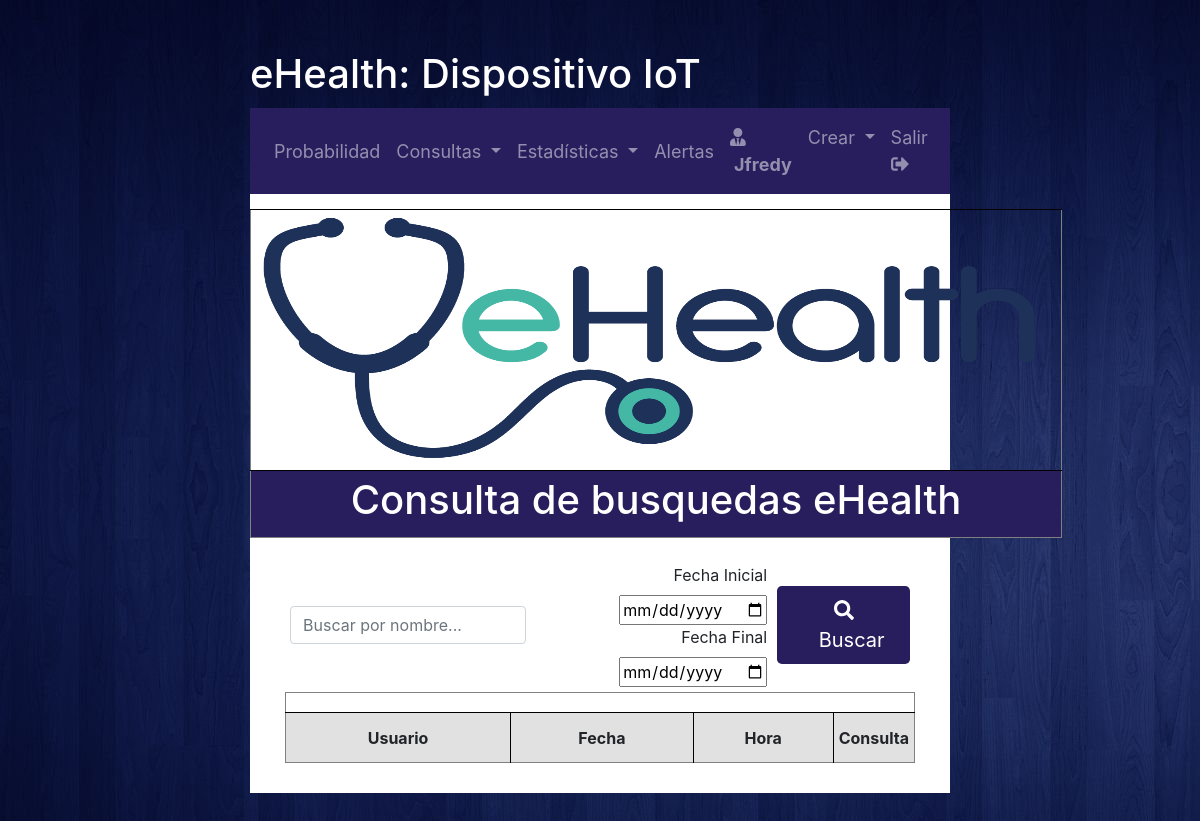
Before: /interfaces/consultas/consultas.php (signed in) with the older database file.
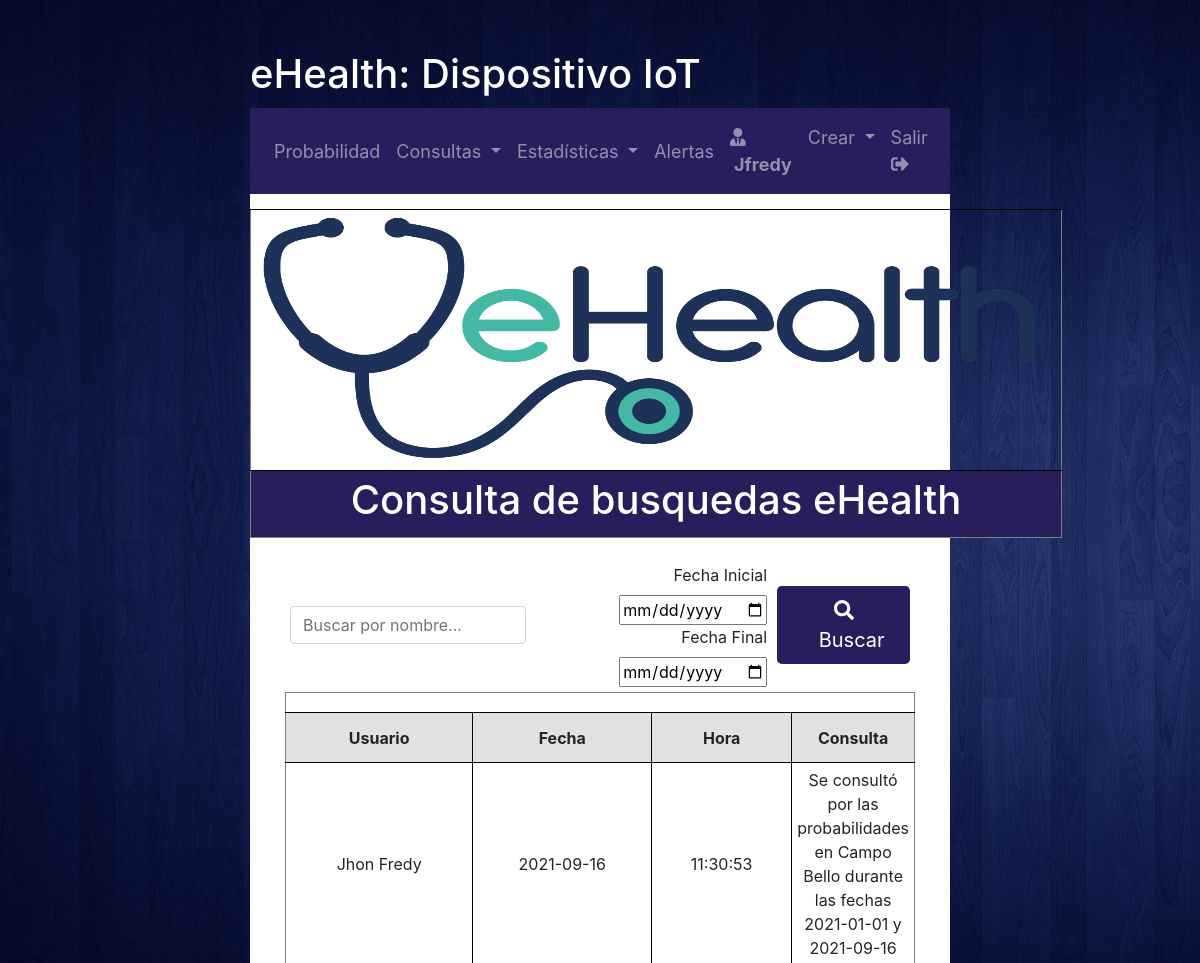
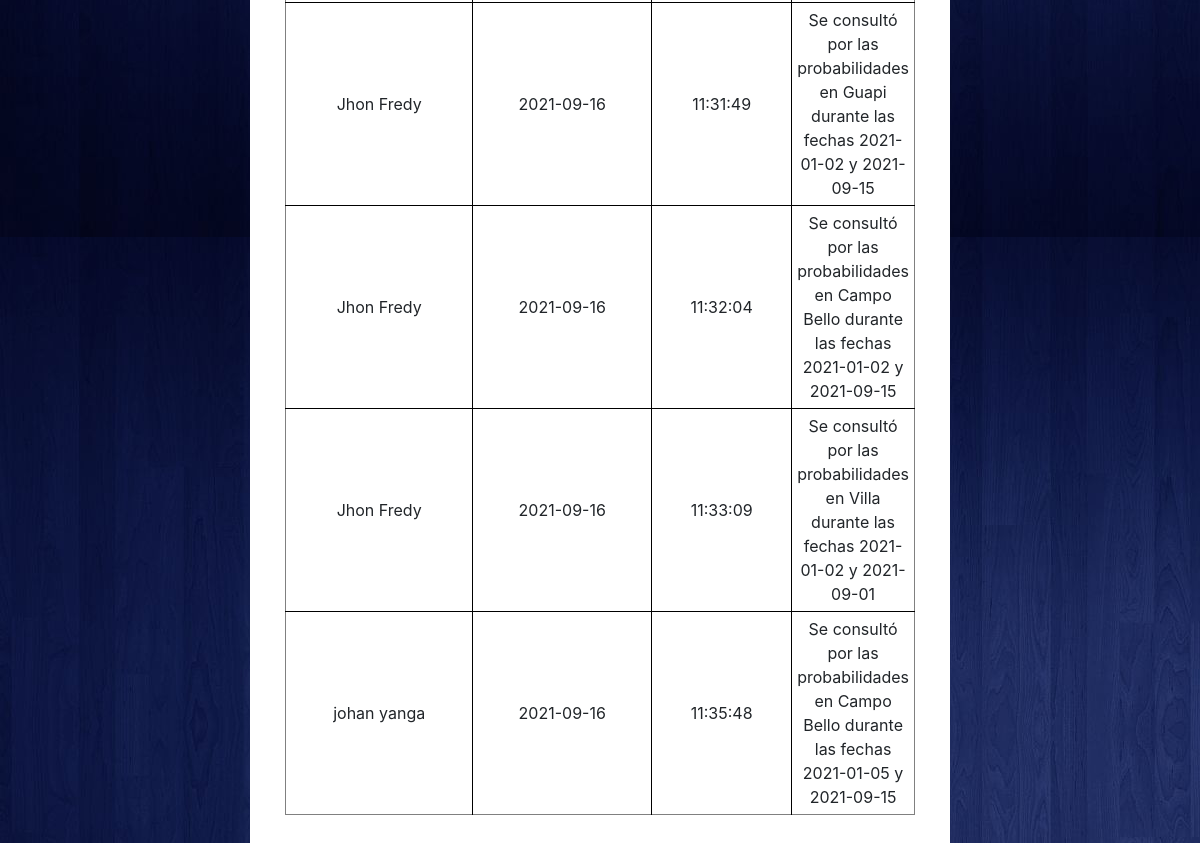
After: the same page with the newer database file (2 pictures, top to bottom).
### tables this page shows
CREATE TABLE `datos_consultas` (
  `id` int(11) NOT NULL,
  `id_usuario` int(11) NOT NULL,
  `fecha` date NOT NULL,
  `hora` varchar(20) NOT NULL,
  `fecha_inicial_consulta` date NOT NULL,
  `fecha_final_consulta` date NOT NULL,
  `id_tarjeta_consulta` int(11) NOT NULL
);

CREATE TABLE `datos_usuarios` (
  `id` int(11) NOT NULL,
  `nombre_completo` varchar(60) NOT NULL,
  `identificacion` varchar(16) NOT NULL,
  `direccion` varchar(60) NOT NULL,
  `login` varchar(20) NOT NULL,
  `passwd` varchar(50) NOT NULL,
  `tipo_usuario` int(11) NOT NULL
);

CREATE TABLE `datos_dispositivos` (
  `id_tarjeta` int(11) NOT NULL,
  `estado` int(11) NOT NULL,
  `ubicacion` varchar(50) NOT NULL,
  `propietario` varchar(50) NOT NULL
);

### interfaces/consultas/consultas.php (the view, shortened to what the rows shown need)
<!DOCTYPE html>
<html lang="es">
    <head>
    </head>
    <body background="/ehealth/static/img/background.jpg">
        <h1 id="home-title">eHealth: Dispositivo IoT</h1>
        <div id="home">
            <div id="page-content">
                <table width="80%" align=center cellpadding=5 border=1>
                    <tr>
                        <td valign="center" align=center width=100% colspan=6 bgcolor="#281E5D">
                            <h1>
                                <font color=white>Consulta de busquedas eHealth</font>
                            </h1>
                        </td>
                    </tr>
                </table>
                <table width="90%" align=center cellpadding=5 border=1>
                    <tr>
                        <?php
                            $mysqli = new mysqli($host, $user, $pw, $db);
                            if (isset($_POST["submit"])) {
                                $nombre_buscar=$_POST["nombre_buscar"];
                                $fecha_ini_buscar=$_POST["fecha_ini_buscar"];
                                $fecha_fin_buscar=$_POST["fecha_fin_buscar"];
                                if ($nombre_buscar==null && $fecha_ini_buscar==null && $fecha_fin_buscar==null) {
                        ?>
                                    <tr height=20>
                                    </tr>
                                    <tr>
                                        <td valign="center" align=center bgcolor="#E1E1E1" colspan=6>
                                            <b>No se puede realizar búsqueda - Por favor ingrese un valor</b>
                                        </td>
                                    </tr>
                                    <tr height=20>
                                    </tr>
                                    <tr height=50>
                                        <td valign="center" align=center bgcolor="#E1E1E1">
                                            <b>Usuario</b>
                                        </td>
                                        <td valign="center" align=center bgcolor="#E1E1E1">
                                            <b>Fecha</b>
                                        </td>
                                        <td valign="center" align=center bgcolor="#E1E1E1" width=140>
                                            <b>Hora</b>
                                        </td>
                                        <td valign="center" align=center bgcolor="#E1E1E1" width=80>
                                            <b>Consulta</b>
                                        </td>
                                <?php
                                    $sql1 = "SELECT * from datos_usuarios";
                                    $result1 = $mysqli->query($sql1);
                                    $sql2 = "SELECT datos_usuarios.nombre_completo, fecha, hora, fecha_inicial_consulta, fecha_final_consulta, datos_dispositivos.ubicacion from datos_consultas JOIN datos_usuarios ON datos_consultas.id_usuario = datos_usuarios.id JOIN datos_dispositivos ON datos_consultas.id_tarjeta_consulta = datos_dispositivos.id_tarjeta";
                                    $result2 = $mysqli->query($sql2);
                                    while ($row1 = $result2->fetch_array(MYSQLI_NUM)) {
                                        $nombre_usuario = $row1[0];
                                        $fecha = $row1[1];
                                        $hora = $row1[2];
                                        $fecha_ini = $row1[3];
                                        $fecha_fin = $row1[4];
                                        $ubicacion = $row1[5];
                                ?>
                                    <tr height=60>
                                        <td valign="center" align=center>
                                            <?php echo $nombre_usuario; ?>
                                        </td>
                                        <td valign="center" align=center>
                                            <?php echo $fecha; ?>
                                        </td>
                                        <td valign="center" align=center width=140>
                                            <?php echo $hora; ?>
                                        </td>
                                        <td valign="center" align=center width=80>
                                            Se consultó por las probabilidades en <?php echo $ubicacion; ?> durante las fechas <?php echo $fecha_ini; ?> y <?php echo $fecha_fin; ?>
                                        </td>
                                <?php
                                }
                            }else{
                                ?>
                            </tr>
                                    <?php
                                        if($fecha_ini_buscar!=null && $fecha_fin_buscar!=null){
                                        $sql5 = "SELECT datos_usuarios.nombre_completo, fecha, hora, fecha_inicial_consulta, fecha_final_consulta, datos_dispositivos.ubicacion from datos_consultas JOIN datos_usuarios ON datos_consultas.id_usuario = datos_usuarios.id JOIN datos_dispositivos ON datos_consultas.id_tarjeta_consulta = datos_dispositivos.id_tarjeta WHERE fecha >= '$fecha_ini_buscar' AND fecha <= '$fecha_fin_buscar' ORDER BY fecha";
                                        $result5=$mysqli->query($sql5);
                                        $row5 = $result5->fetch_array(MYSQLI_NUM);
                                            if($row5 == NULL){
                                                $sql1 = "SELECT datos_usuarios.nombre_completo, fecha, hora, fecha_inicial_consulta, fecha_final_consulta, datos_dispositivos.ubicacion from datos_consultas JOIN datos_usuarios ON datos_consultas.id_usuario = datos_usuarios.id JOIN datos_dispositivos ON datos_consultas.id_tarjeta_consulta = datos_dispositivos.id_tarjeta";
                                    ?>
                                                <tr height=20>
                                                </tr>
                                                 <tr>
                                                    <td valign="center" align=center bgcolor="#E1E1E1" colspan=6>
                                                        <b>No hay consultas realizadas entre <?php echo $fecha_ini_buscar?> y <?php echo $fecha_fin_buscar?></b>
                                                    </td>
                                                </tr>
                                    <?php
                                            }else{
                                            $sql1 = "SELECT datos_usuarios.nombre_completo, fecha, hora, fecha_inicial_consulta, fecha_final_consulta, datos_dispositivos.ubicacion from datos_consultas JOIN datos_usuarios ON datos_consultas.id_usuario = datos_usuarios.id JOIN datos_dispositivos ON datos_consultas.id_tarjeta_consulta = datos_dispositivos.id_tarjeta WHERE fecha >= '$fecha_ini_buscar' AND fecha <= '$fecha_fin_buscar' ORDER BY fecha";
                                            }
                                    }else{
                                        $sql1 = "SELECT datos_usuarios.nombre_completo, fecha, hora, fecha_inicial_consulta, fecha_final_consulta, datos_dispositivos.ubicacion from datos_consultas JOIN datos_usuarios ON datos_consultas.id_usuario = datos_usuarios.id JOIN datos_dispositivos ON datos_consultas.id_tarjeta_consulta = datos_dispositivos.id_tarjeta";
                                        if($nombre_buscar==null){
                                    ?>
                                        <tr>
                                            <td valign="center" align=center bgcolor="#E1E1E1" colspan=6>
                                                <b>ERROR: Las dos fechas son requeridas</b>
                                            </td
                                        </tr>
                                    <?php
                                        }
                                    }
                                    if($nombre_buscar!=null){
                                        $sql5 = "SELECT datos_usuarios.nombre_completo, fecha, hora, fecha_inicial_consulta, fecha_final_consulta, datos_dispositivos.ubicacion from datos_consultas JOIN datos_usuarios ON datos_consultas.id_usuario = datos_usuarios.id JOIN datos_dispositivos ON datos_consultas.id_tarjeta_consulta = datos_dispositivos.id_tarjeta WHERE datos_usuarios.nombre_completo LIKE '%$nombre_buscar%'";
                                        $result5=$mysqli->query($sql5);
                                        $row5 = $result5->fetch_array(MYSQLI_NUM);
                                            if($row5 == NULL){
                                                $sql1 = "SELECT datos_usuarios.nombre_completo, fecha, hora, fecha_inicial_consulta, fecha_final_consulta, datos_dispositivos.ubicacion from datos_consultas JOIN datos_usuarios ON datos_consultas.id_usuario = datos_usuarios.id JOIN datos_dispositivos ON datos_consultas.id_tarjeta_consulta = datos_dispositivos.id_tarjeta";
                                                ?>
                                                <tr>
                                                   <td valign="center" align=center bgcolor="#E1E1E1" colspan=6>
                                                       <b>No hay consultas realizadas por usuarios con un nombre similar a: <?php echo $nombre_buscar?></b>
                                                   </td>
                                               </tr>
                                   <?php
                                            }else{
                                            $sql1 = "SELECT datos_usuarios.nombre_completo, fecha, hora, fecha_inicial_consulta, fecha_final_consulta, datos_dispositivos.ubicacion from datos_consultas JOIN datos_usuarios ON datos_consultas.id_usuario = datos_usuarios.id JOIN datos_dispositivos ON datos_consultas.id_tarjeta_consulta = datos_dispositivos.id_tarjeta WHERE datos_usuarios.nombre_completo LIKE '%$nombre_buscar%'";
                                            }
                                    }
                                    ?>
                                    <!-- <tr height=20>
                                    </tr> -->
                                    <tr height=50>
                                        <td valign="center" align=center bgcolor="#E1E1E1">
                                            <b>Usuario</b>
                                        </td>
                                        <td valign="center" align=center bgcolor="#E1E1E1">
                                            <b>Fecha</b>
                                        </td>
                                        <td valign="center" align=center bgcolor="#E1E1E1" width=140>
                                            <b>Hora</b>
                                        </td>
                                        <td valign="center" align=center bgcolor="#E1E1E1" width=80>
                                            <b>Consulta</b>
                                        </td>
                                    <?php
                                    $result3 = $mysqli->query($sql1);
                                    while ($row1 = $result3->fetch_array(MYSQLI_NUM)) {
                                        $nombre_usuario = $row1[0];
                                        $fecha = $row1[1];
                                        $hora = $row1[2];
                                        $fecha_ini = $row1[3];
                                        $fecha_fin = $row1[4];
                                        $ubicacion = $row1[5];
                                    ?>
                                        <tr>
                                            <td valign="center" align=center>
                                                <?php echo $nombre_usuario; ?>
                                            </td>
                                            <td valign="center" align=center>
                                                <?php echo $fecha; ?>
                                            </td>
                                            <td valign="center" align=center width=140>
                                                <?php echo $hora; ?>
                                            </td>
                                            <td valign="center" align=center width=80>
                                                Se consultó por las probabilidades en <?php echo $ubicacion; ?> durante las fechas <?php echo $fecha_ini; ?> y <?php echo $fecha_fin; ?>
                                            </td>
                                        </tr>
                                <?php } ?>
                                    </table>
                                    <table border=0>
                                        <tr height=20>
                                        </tr>
                                    </table>
                            <table width="90%" align=center cellpadding=5 border=0>
                                <tr>
                                    <td style="border: none;" valign="center" align=left colspan=3>
                                        <a class="btn btn-lg" style="background-color:#281E5D; color:white" href="/ehealth/interfaces/consultas/usuarios.php" role="button">
                                            <i class="fas fa-angle-double-left"></i>
                                            <span class="pl-3">Volver</span>
                                        </a>
                                    </td>
                                </tr>
                                <tr height=20>
                                </tr>
                            <?php }
                            }else{ ?>
                            <tr height=50>
                        <?php
                            $sql2 = "SELECT datos_usuarios.nombre_completo, fecha, hora, fecha_inicial_consulta, fecha_final_consulta, datos_dispositivos.ubicacion from datos_consultas JOIN datos_usuarios ON datos_consultas.id_usuario = datos_usuarios.id JOIN datos_dispositivos ON datos_consultas.id_tarjeta_consulta = datos_dispositivos.id_tarjeta";
                            $result2 = $mysqli->query($sql2);
                            while ($row1 = $result2->fetch_array(MYSQLI_NUM)) {
                                $nombre_usuario = $row1[0];
                                $fecha = $row1[1];
                                $hora = $row1[2];
                                $fecha_ini = $row1[3];
                                $fecha_fin = $row1[4];
                                $ubicacion = $row1[5];
                        ?>
                            <tr height=60>
                                <td valign="center" align=center>
                                    <?php echo $nombre_usuario; ?>
                                </td>
                                <td valign="center" align=center>
                                    <?php echo $fecha; ?>
                                </td>
                                <td valign="center" align=center width=140>
                                    <?php echo $hora; ?>
                                </td>
                                <td valign="center" align=center width=80>
                                    Se consultó por las probabilidades en <?php echo $ubicacion; ?> durante las fechas <?php echo $fecha_ini; ?> y <?php echo $fecha_fin; ?>
                                </td>
                        <?php } ?>
                    </tr>
                    <?php } ?>
                </table>
            </div>
        </div>
    </body>
</html>

Changed rows visible on the page:
now on this page (row edited): datos_consultas: datos_usuarios.nombre_completo "Jhon Fredy", fecha "2021-09-16", hora "11:30:53", datos_dispositivos.ubicacion "Campo Bello", fecha_inicial_consulta "2021-01-01", fecha_final_consulta "2021-09-16"
added datos_consultas: datos_usuarios.nombre_completo "Jhon Fredy", fecha "2021-09-16", hora "11:31:49", datos_dispositivos.ubicacion "Guapi", fecha_inicial_consulta "2021-01-02", fecha_final_consulta "2021-09-15"
added datos_consultas: datos_usuarios.nombre_completo "Jhon Fredy", fecha "2021-09-16", hora "11:32:04", datos_dispositivos.ubicacion "Campo Bello", fecha_inicial_consulta "2021-01-02", fecha_final_consulta "2021-09-15"
added datos_consultas: datos_usuarios.nombre_completo "Jhon Fredy", fecha "2021-09-16", hora "11:33:09", datos_dispositivos.ubicacion "Villa", fecha_inicial_consulta "2021-01-02", fecha_final_consulta "2021-09-01"
added datos_consultas: datos_usuarios.nombre_completo "johan yanga", fecha "2021-09-16", hora "11:35:48", datos_dispositivos.ubicacion "Campo Bello", fecha_inicial_consulta "2021-01-05", fecha_final_consulta "2021-09-15"
